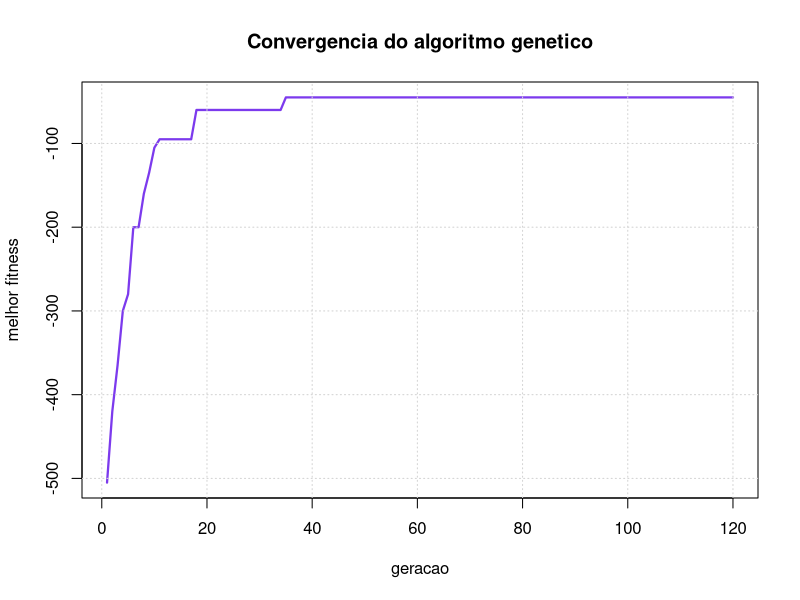

Reproduce this figure in R.
# Algoritmo genetico: escala de turnos 40 funcionarios x 14 dias

dir.create("outputs", showWarnings = FALSE)
set.seed(500)

N_FUNCIONARIOS <- 40
DIAS <- 14
TAM_POPULACAO <- 60
GERACOES <- 120
ELITE <- 5
PROB_MUTACAO <- 0.08
COBERTURA_MINIMA <- 12   # funcionarios trabalhando por dia

criar_individuo <- function(...) {
  matrix(sample(c(0L, 1L), N_FUNCIONARIOS * DIAS, replace = TRUE,
                prob = c(0.35, 0.65)),
         nrow = N_FUNCIONARIOS)  # celula com valor 1 significa trabalhando
}

fitness <- function(escala) {
  por_dia <- colSums(escala)
  por_semana_funcionario <- rowSums(escala[, 1:7]) + rowSums(escala[, 8:14])

  penalidade_cobertura <- sum(pmax(0, COBERTURA_MINIMA - por_dia)) * 10
  penalidade_sobrecarga <- sum(pmax(0, por_semana_funcionario - 6)) * 5
  # folga em dias alternados e desejavel: penaliza sequencias longas de trabalho
  penalidade_sequencia <- sum(apply(escala, 1, function(linha) {
    rle_seq <- rle(linha)
    max(rle_seq$lengths[rle_seq$values == 1])
  }) - 4)

  -(penalidade_cobertura + penalidade_sobrecarga + max(penalidade_sequencia, 0))
}

torneio <- function(populacao, scores) {
  candidatos <- sample(seq_len(TAM_POPULACAO), 3)
  populacao[[candidatos[which.max(scores[candidatos])]]]
}

crossover <- function(pai_a, pai_b) {
  corte <- sample(2:(N_FUNCIONARIOS * DIAS - 1), 1)
  filho <- c(pai_a[1:corte], pai_b[(corte + 1):(N_FUNCIONARIOS * DIAS)])
  matrix(filho, nrow = N_FUNCIONARIOS)
}

mutar <- function(individuo) {
  trocas <- sample(which(individuo == 0 | individuo == 1),
                   round(PROB_MUTACAO * N_FUNCIONARIOS * DIAS))
  individuo[trocas] <- 1L - individuo[trocas]
  individuo
}

# --- evolucao ----------------------------------------------------------------
populacao <- lapply(seq_len(TAM_POPULACAO), criar_individuo)
melhores_por_geracao <- numeric(GERACOES)

for (geracao in seq_len(GERACOES)) {
  scores <- vapply(populacao, fitness, numeric(1))
  melhores_por_geracao[geracao] <- max(scores)

  ordem <- order(scores, decreasing = TRUE)
  nova_populacao <- populacao[ordem[seq_len(ELITE)]]

  while (length(nova_populacao) < TAM_POPULACAO) {
    filho <- crossover(torneio(populacao, scores), torneio(populacao, scores))
    nova_populacao[[length(nova_populacao) + 1]] <- mutar(filho)
  }
  populacao <- nova_populacao
}

scores_finais <- vapply(populacao, fitness, numeric(1))
melhor_indice <- which.max(scores_finais)
melhor_escala <- populacao[[melhor_indice]]

cat("=== EVOLUCAO ===\n")
cat(sprintf("- geracao 1 : melhor fitness %.0f\n", melhores_por_geracao[1]))
cat(sprintf("- geracao %d : melhor fitness %.0f\n",
            GERACOES, melhores_por_geracao[GERACOES]))

cobertura_final <- colSums(melhor_escala)
cat(sprintf("\nCobertura por dia (minima exigida: %d):\n", COBERTURA_MINIMA))
print(cobertura_final)

dias_quebrando <- sum(cobertura_final < COBERTURA_MINIMA)
horas_por_pessoa <- rowSums(melhor_escala)
cat(sprintf("\nDias abaixo da cobertura minima: %d\n", dias_quebradingo <- dias_quebrando))
cat(sprintf("Carga por funcionario: min %d | media %.1f | max %d\n",
            min(horas_por_pessoa), mean(horas_por_pessoa), max(horas_por_pessoa)))

png("outputs/genetico_turnos.png", width = 900, height = 430, res = 110)
plot(melhores_por_geracao, type = "l", lwd = 2.2, col = "#7c3aed",
     xlab = "geracao", ylab = "melhor fitness",
     main = "Convergencia do algoritmo genetico")
grid()
dev.off()
cat("\nCurva salva em outputs/genetico_turnos.png\n")
